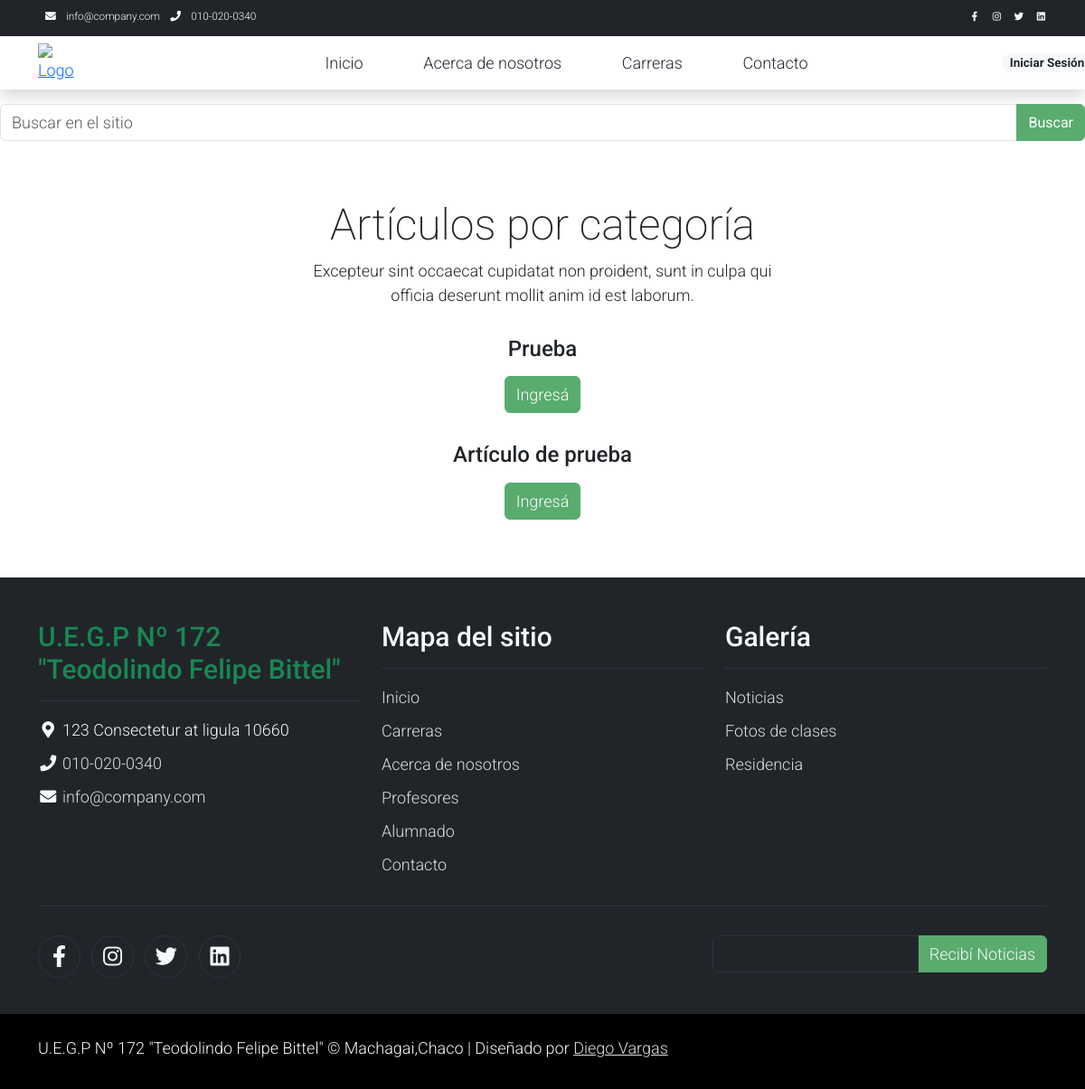
The app's page /categoria/1/articulos/, older data.
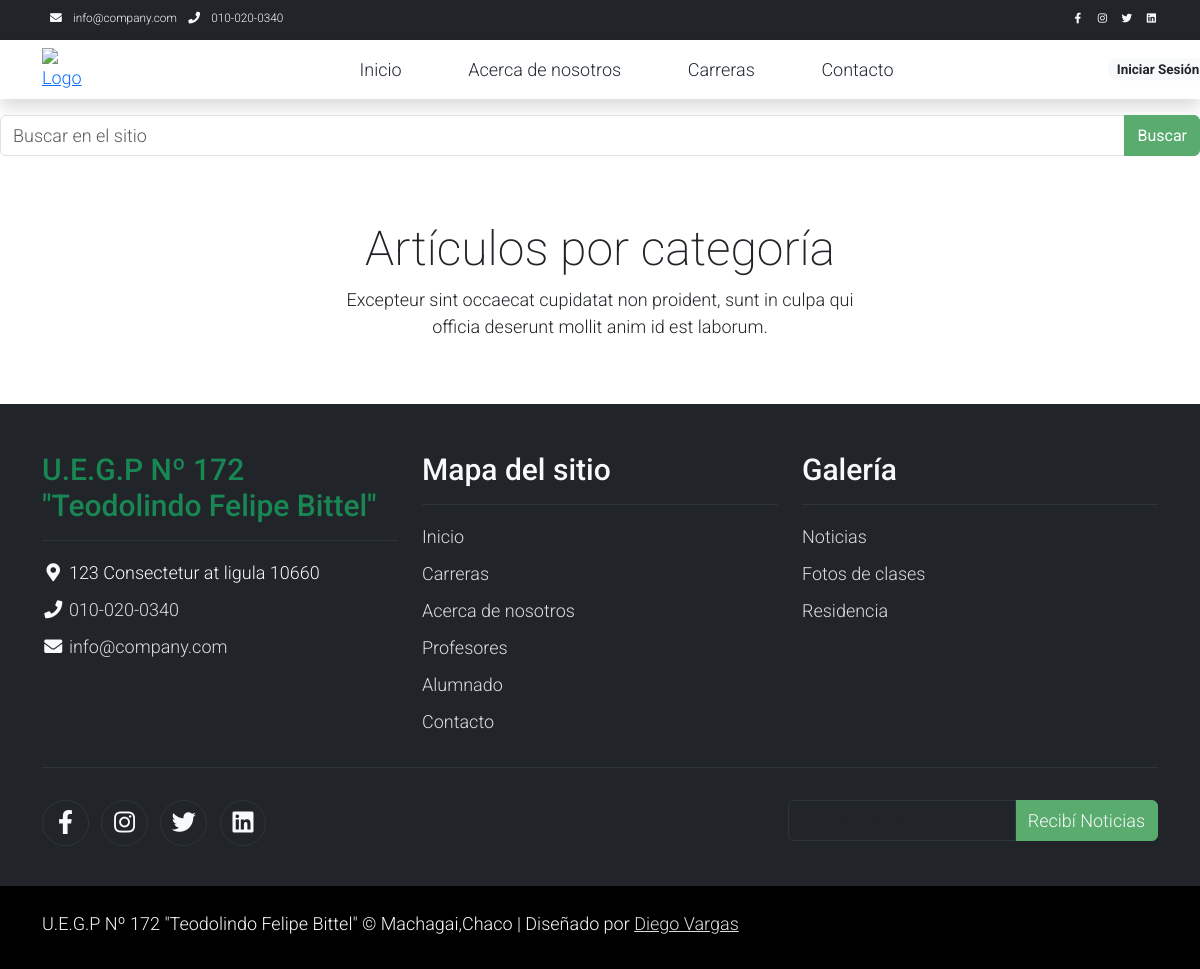
The same page, newer data.
### apps/articulo/models.py (models this page shows, shortened)
class Articulo(models.Model):
    titulo = models.CharField(max_length=30, null=False)
    resumen = models.TextField(null=False)
    contenido = models.TextField(null=False)
    fecha_publicacion = models.DateTimeField(auto_now_add=True)
    activo = models.BooleanField(default=True)
    categoria = models.ForeignKey(Categoria, on_delete=models.SET_NULL, null=True)
    imagen = models.ImageField(null=True, blank=True, upload_to='articulo', default='post_default.png')
    publicado = models.DateTimeField(default=timezone.now)
    editor = models.ForeignKey(settings.AUTH_USER_MODEL, on_delete=models.CASCADE, null=True)
    class Meta:
        ordering = ('-publicado',)

### apps/articulo/views.py (the view)
# urls.py: path('categoria/<int:pk>/articulos/', ArticuloPorCategoriaView.as_view(), name='articulos_por_categoria'),
class ArticuloPorCategoriaView(ListView):
    model = Articulo
    template_name = 'articulo/articulos_por_categoria.html'
    context_object_name = 'articulos'
    def get_queryset(self):
        return Articulo.objects.filter(categoria_id=self.kwargs['pk'])

### template/articulo/articulos_por_categoria.html
{% extends 'base.html' %}
{% load static %}
{% block contenido %}
<section class="container py-5">
    <div class="row text-center pt-3">
        <div class="col-lg-6 m-auto">
            <h1 class="h1">Artículos por categoría</h1>
            <p>
                Excepteur sint occaecat cupidatat non proident, sunt in culpa qui officia
                deserunt mollit anim id est laborum.
            </p>
        </div>
    </div>
    <div class="row">
        {% for articulo in articulos %}
        <h4 class="text-center mt-3 mb-3">{{ articulo.titulo | capfirst }}</h4>
        <p class="text-center"><a class="btn btn-success" href="{% url 'apps.articulo:articulo_detalle' articulo.id %}">Ingresá</a>
        {% endfor %}
    </div>
</section>
{% endblock %}

Row changes from the older to the newer data that the page shows:
removed Articulo: titulo "Prueba"
removed Articulo: titulo "Artículo de prueba"
